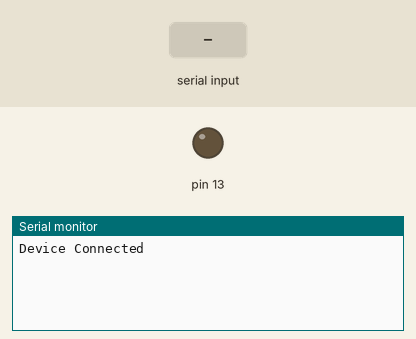
This sketch was run on a simulated Arduino Uno, built with avr-gcc and run on an emulated ATmega328P. Parts: output pins drawn as LEDs (lit = HIGH), the last lines printed to the serial monitor. Inputs (shaded band) come from the test bench.

Above: at 1.2 s.
1.3 s: "z" received over the second serial link
At 2.4 s:
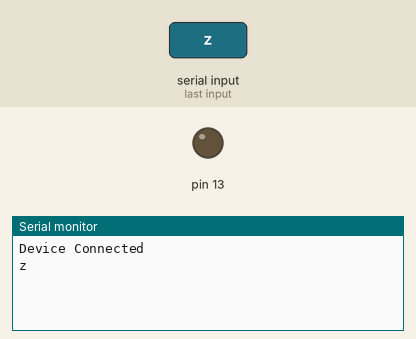
2.8 s: "1" received over the second serial link
At 3.9 s:
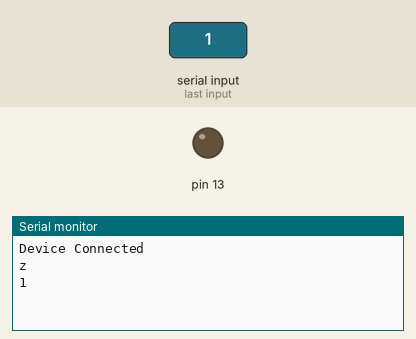

The sketch:

interfacing_bluetooth_module__hc_05__with_arduino_uno.ino
```cpp
#include <SoftwareSerial.h>
SoftwareSerial MyBlue(10, 11); // RX | TX
char flag;
void setup()
{
  Serial.begin(9600);
  MyBlue.begin(9600);
  pinMode(13,OUTPUT);
  Serial.println("Device Connected");
}
void loop()
{
  digitalWrite(13,LOW);
  if (MyBlue.available()){
    flag = MyBlue.read();
    Serial.println(flag);
    if(flag == "z"){
      MyBlue.write("FROM");
    }
    MyBlue.print(">");
    MyBlue.println("110");
    MyBlue.print("<");
  }
  delay(20);
}
```

Measured:
- after the input at 1.3 s, the serial monitor: prints a new line at once (image 1)
- after the input at 2.8 s, the serial monitor: prints a new line at once (image 2)
